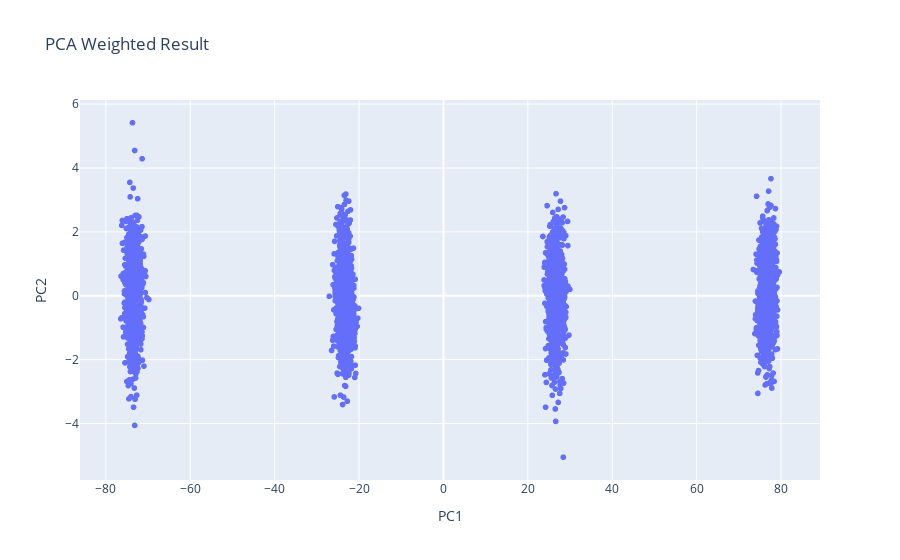

The notebook cell this image was saved under:
### Code cell
# PCA_Weightedのテスト
pca_weighted = PCA_Weighted(n_components=2)
weights = np.ones(data_cluster.shape[0])
weights[:10] = 10  # 最初の10個のデータ点に大きな重みを設定
pca_weighted_result = pca_weighted.fit_transform(data_cluster, weights=weights) 
# 結果の確認
import plotly.express as px
fig = px.scatter(
    x=pca_weighted_result[:, 0],
    y=pca_weighted_result[:, 1],
    title="PCA Weighted Result",
    labels={'x': 'PC1', 'y': 'PC2'}
)
fig.show()

### Figure 1 — Plotly figure (JSON) as saved in the notebook; plotly's stock layout.template omitted (floating-point values rounded to 4 significant figures; data arrays with more than 128 entries replaced by an {"elided": "..."} marker saying what was removed)
{"data": [{"hovertemplate": "PC1=%{x}<br>PC2=%{y}<extra></extra>", "legendgroup": "", "marker": {"color": "#636efa", "symbol": "circle"}, "mode": "markers", "name": "", "showlegend": false, "type": "scattergl", "x": {"elided": "4000 float values"}, "xaxis": "x", "y": {"elided": "4000 float values"}, "yaxis": "y"}], "layout": {"legend": {"tracegroupgap": 0}, "title": {"text": "PCA Weighted Result"}, "xaxis": {"anchor": "y", "domain": [0, 1], "title": {"text": "PC1"}}, "yaxis": {"anchor": "x", "domain": [0, 1], "title": {"text": "PC2"}}}}
